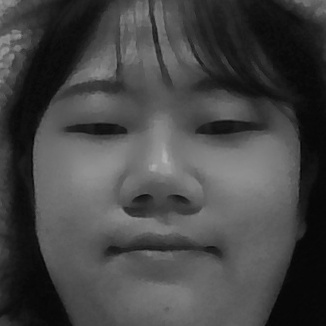
#> input picture study/src/main/resources/CV/Face_Dataset/20/11.jpg, 326 x 326 px, given in place of the camera
$ python 'Data_Collection_&_Training.py'
#> lines starting #> are read from the running program, lines starting #| are printed output that depends on the picture; after the words box and inside, x2 and y2 are one past the last pixel; in counts of white or black regions, pixels touching at a corner belong together
# dataset 폴더 생성 후 실행
import cv2
import os
import numpy as np
from PIL import Image
from glob import glob

# 분석 모델
faceCascade = cv2.CascadeClassifier('study\src\main\\resources\CV\haarcascade_frontalface_default.xml')


# 카메라 세팅
cam = cv2.VideoCapture(0) # 내장카메라 == 0, 외장 == 1
# 3:4 카메라
cam.set(cv2.CAP_PROP_FRAME_WIDTH, 1280)
cam.set(cv2.CAP_PROP_FRAME_HEIGHT, 720)


face_id = input('\n enter user id end press <return> ==> ') # 사용자 id 입력
print('\n Initializing face capture. Look the camera and waith . . .')


# id에 해당하는 이름으로 폴더 생성
new_face_id_dir = os.path.join('study\src\main\\resources\CV\Face_Dataset\\' + str(face_id))

print(new_face_id_dir)

if not os.path.exists(new_face_id_dir):
    os.makedirs(new_face_id_dir)


# 사진 count
cnt = 0


# 영상 처리 및 출력


if cam.isOpened() == False:
    print("Failed to open camera !!!")
    exit()


while cam.isOpened():

    # 카메라 상태 및 프레임
    # 카메라가 정상이면 ret == True

    ret, frame = cam.read()
#> frame is the input picture: shape (326, 326, 3); min 3, max 178, mean 69.3


    # haar cascade는 흑백으로 처리
    gray = cv2.cvtColor(frame, cv2.COLOR_BGR2GRAY)


    # 추후에 설명 추가
    faces = faceCascade.detectMultiScale(
        gray, # 검출 하고 싶은 원본 이미지
        scaleFactor = 1.2, # 검색 윈도우 확대 비율, 1보다 커야 함
        minNeighbors = 6,  # 얼굴 사이 최소 간격 (픽셀값)
        minSize = (20, 20) # 얼굴 최소 크기 / 이 사이즈보다 작으면 무시
    )
#> faces = [[20, 17, 276, 276]]

    # 얼굴 rectangle
    for (x, y, w, h) in faces:
        cv2.rectangle(frame, (x, y), (x+w, y+h), (255, 0, 0), 2)

        cnt += 1
        percent = str(cnt) + '%'

        cv2.imwrite(new_face_id_dir + '\\' + str(cnt) + '.jpg', gray[y:y+h, x:x+w])
        cv2.putText(frame, str(percent), (x+5, y-5), cv2.FONT_HERSHEY_SIMPLEX, 1, (255,255,255), 2)
#> this loop made 1 pass
#> (x, y, w, h, cnt, percent) on pass 1: (20, 17, 276, 276, 1, '1%')
#> pass 1, `cv2.imwrite(new_face_id_dir + '\\' + str(cnt) + '.jpg', gray[y:y+h, x:..`:
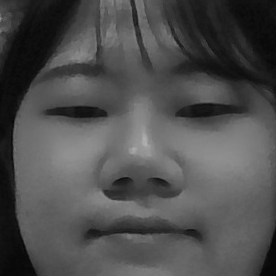
#> saved as 1.jpg: shape (276, 276); min 4, max 178, mean 78.5
#> after the loop:
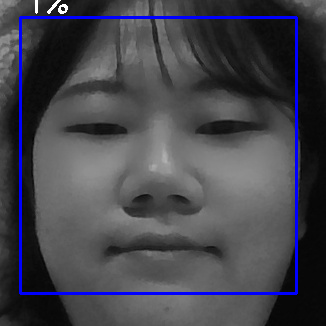
#> frame: shape (326, 326, 3); 3.26% of pixels changed, all inside (x1, y1, x2, y2) = (19, 0, 298, 295)
#> after the loop, cnt = 1


    cv2.imshow('Save FaceId Data', frame)

    # 종료 조건
    # if cv2.waitKey(1) > 0 : break 필수 입력 ! => 아니면 카메라 제대로 작동 X
    if cv2.waitKey(1) > 0 : break
#> (key Esc is pressed here)
    elif cnt >= 100 : break

print("\n [INFO] Exiting Program and cleanup stuff")

cam.release() #메모리 해제
cv2.destroyAllWindows()#모든 윈도우 창 닫기


path = 'study\src\main\\resources\CV\Face_Dataset\\'

# 그냥 recognizer = cv2.face.LBPHFaceRecognizer_create() 이것만 실행하면
# 계속 cv2에 face 모듈이 존재하지 않는다고 오류 발생
# print(dir(cv2.face)) 코드 추가
# 코드 추가하니까 recognizer = cv2.face.LBPHFaceRecognizer_create() 잘 실행 됨
dir(cv2.face)
recognizer = cv2.face.LBPHFaceRecognizer_create()


def getImagesAndLabels(path):

    image_paths = glob(os.path.join(path, '*', '*'))
    # listdir == 해당 디렉토리 내 파일 리스트
    # path + file Name == 경로 list 만들기


    for i in range(len(image_paths)):
        print(image_paths[i])


    faceSamples = []
    ids = []

    for image_path in image_paths: # 각 파일마다
        # 흑백 변환
        # 8 bits pixel 이미지로 변환 => 0 ~ 255의 수로 표현 가능한 흑백 이미지 생성
        print('image_path = ', image_path)

        img = Image.open(image_path).convert('L') # L : 8 bit pixel, bw
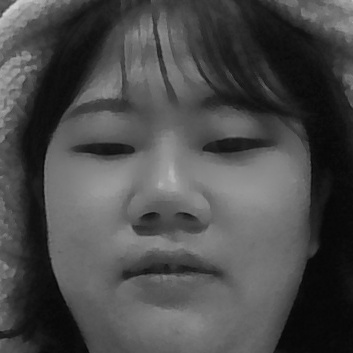
#> input picture study/src/main/resources/CV/Face_Dataset/20/1.jpg, 353 x 353 px
#> img is the input picture: PIL image 353x353 L; min 5, max 212, mean 74.8
        img_numpy = np.array(img, 'uint8')

        print("point1 Pass\n")

#> (the run stopped early here; a loop or call above may not have finished)
